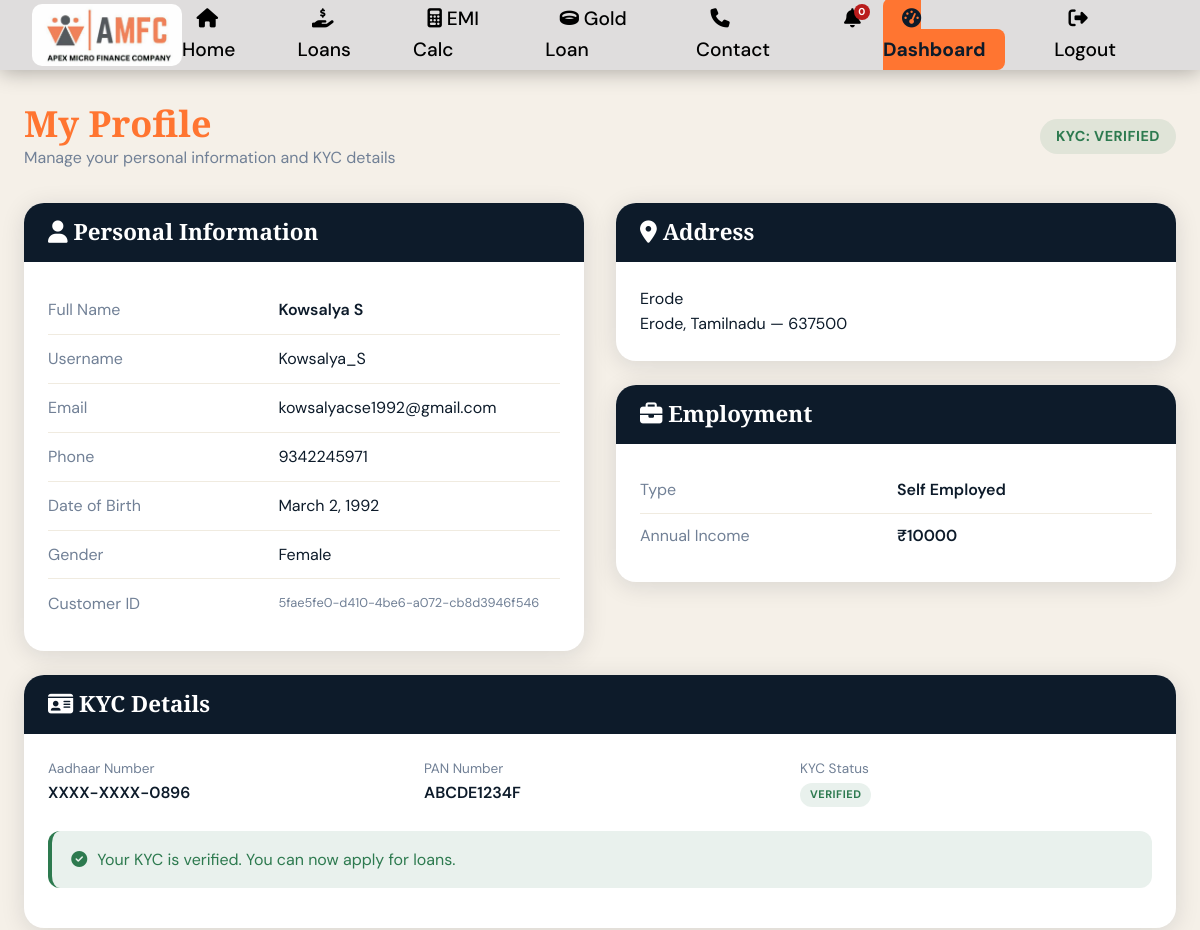
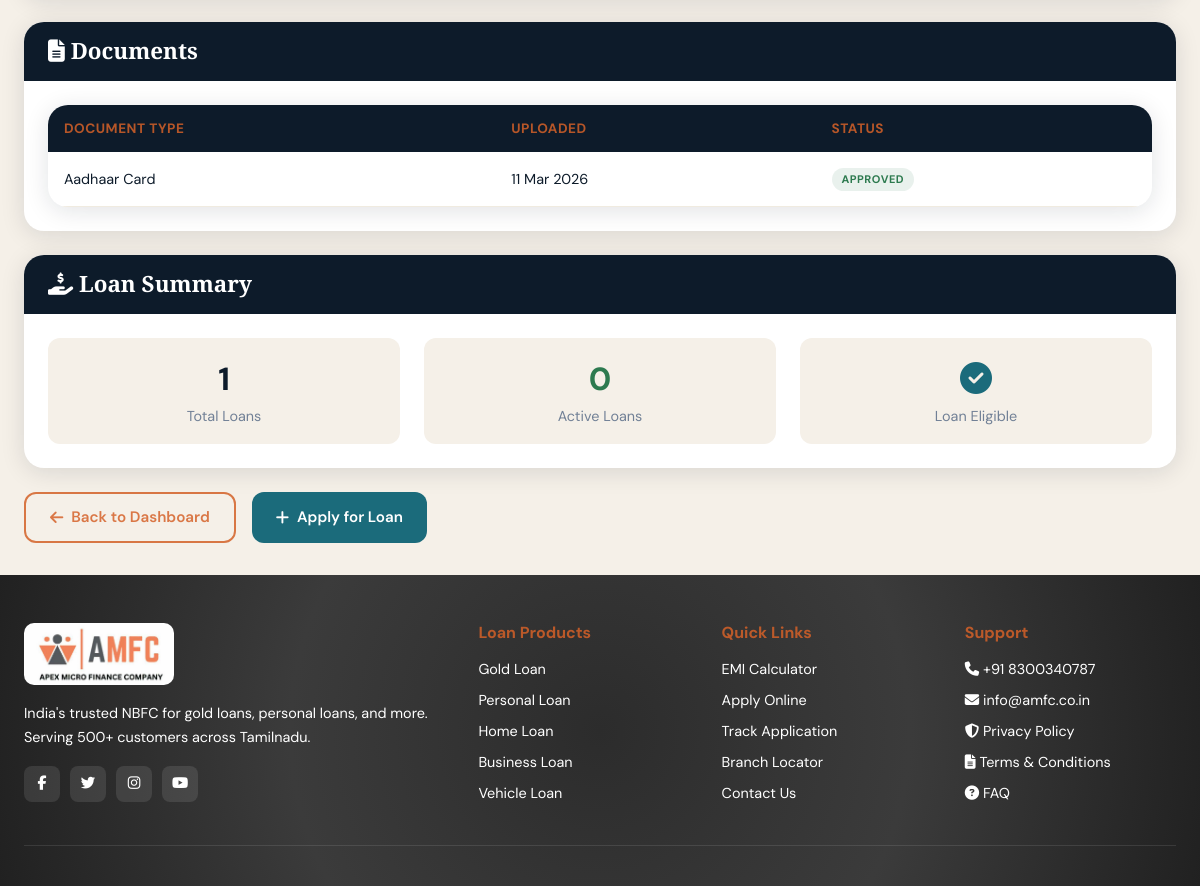
/profile/ (signed in), run on the app's committed database (2 pictures, top to bottom).
### finance_app/models.py (models this page shows, shortened)
class CustomerProfile(models.Model):
    user             = models.OneToOneField(User, on_delete=models.CASCADE, related_name='profile')
    customer_id      = models.UUIDField(default=uuid.uuid4, unique=True, editable=False)
    phone            = models.CharField(max_length=15, unique=True)
    alternate_phone  = models.CharField(max_length=15, blank=True)
    date_of_birth    = models.DateField()
    gender           = models.CharField(max_length=1, choices=Gender.choices)
    photo            = models.ImageField(upload_to='customers/photos/', blank=True)
    address_line1    = models.CharField(max_length=255)
    address_line2    = models.CharField(max_length=255, blank=True)
    city             = models.CharField(max_length=100)
    state            = models.CharField(max_length=100)
    pincode          = models.CharField(max_length=6)
    aadhaar_number   = models.CharField(max_length=12, unique=True)
    pan_number       = models.CharField(max_length=10, unique=True)
    kyc_status       = models.CharField(max_length=20, choices=KYCStatus.choices, default=KYCStatus.PENDING)
    kyc_verified_at  = models.DateTimeField(null=True, blank=True)
    annual_income    = models.DecimalField(max_digits=12, decimal_places=2, default=0)
    employment_type  = models.CharField(max_length=50, choices=[
        ('SALARIED', 'Salaried'), ('SELF_EMPLOYED', 'Self Employed'),
        ('BUSINESS', 'Business Owner'), ('RETIRED', 'Retired'), ('OTHER', 'Other')
    ])
    employer_name    = models.CharField(max_length=200, blank=True)
    branch           = models.ForeignKey(Branch, on_delete=models.SET_NULL, null=True)
    created_at       = models.DateTimeField(auto_now_add=True)
    updated_at       = models.DateTimeField(auto_now=True)
    class Meta:
        ordering = ['-created_at']
    @property
    def total_loans(self):
        return self.loan_applications.count()
    @property
    def active_loans(self):
        return self.loan_applications.filter(status=LoanStatus.ACTIVE).count()

class Document(models.Model):
    DOC_TYPES = [
        ('AADHAAR',        'Aadhaar Card'),
        ('PAN',            'PAN Card'),
        ('PHOTO',          'Photograph'),
        ('INCOME_PROOF',   'Income Proof'),
        ('BANK_STATEMENT', 'Bank Statement'),
        ('PROPERTY_DOC',   'Property Document'),
        ('VEHICLE_RC',     'Vehicle RC'),
        ('OTHER',          'Other'),
    ]
    DOC_STATUS = [
        ('PENDING',  'Pending Verification'),
        ('APPROVED', 'Approved'),
        ('REJECTED', 'Rejected'),
    ]
    customer        = models.ForeignKey(CustomerProfile, on_delete=models.CASCADE,
                        related_name='documents')
    loan            = models.ForeignKey(LoanApplication, on_delete=models.SET_NULL,
                        null=True, blank=True, related_name='documents')
    document_type   = models.CharField(max_length=30, choices=DOC_TYPES)
    file            = models.FileField(upload_to='documents/%Y/%m/')
    status          = models.CharField(max_length=20, choices=DOC_STATUS, default='PENDING')
    uploaded_at     = models.DateTimeField(auto_now_add=True)
    verified_at     = models.DateTimeField(null=True, blank=True)
    verified_by     = models.ForeignKey(User, on_delete=models.SET_NULL, null=True, blank=True)
    remarks         = models.TextField(blank=True)

### finance_app/views.py (the view)
# urls.py: path('profile/',            views.profile_view,     name='profile'),
@login_required
def profile_view(request):
    try:
        profile = request.user.profile
    except CustomerProfile.DoesNotExist:
         return redirect('complete_profile')
    credit_scores = CreditScore.objects.filter(customer=profile)
    documents     = profile.documents.all()
    return render(request, 'finance_app/profile.html', {
        'profile': profile,
        'credit_scores': credit_scores,
        'documents': documents,
    })

### finance_app/templates/finance_app/profile.html (shortened to what this page needs)
{% extends 'finance_app/base.html' %}
{% block content %}
<div class="container" style="padding: 2rem 1.5rem;">
  <div style="display:flex; align-items:center; justify-content:space-between; margin-bottom:2rem;">
    <div>
      <h2 class="text-navy" style="color: #FF7531;">My Profile</h2>
      <p style="color:var(--text-light);">Manage your personal information and KYC details</p>
    </div>
    <span class="badge {% if profile.kyc_status == 'VERIFIED' %}badge-active{% elif profile.kyc_status == 'REJECTED' %}badge-rejected{% else %}badge-pending{% endif %}" style="font-size:0.9rem; padding:6px 16px;">
      KYC: {{ profile.kyc_status }}
    </span>
  </div>
  <div class="grid grid-2" style="gap:2rem;">
    <div class="card">
      <div class="card-header">
        <h3><i class="fas fa-user"></i> Personal Information</h3>
      </div>
      <div class="card-body">
        <table style="width:100%; border-collapse:collapse;">
          <tr style="border-bottom:1px solid #f0ebe0;">
            <td style="padding:0.7rem 0; color:var(--text-light); width:45%;">Full Name</td>
            <td style="padding:0.7rem 0; font-weight:600;">{{ profile.user.get_full_name }}</td>
          </tr>
          <tr style="border-bottom:1px solid #f0ebe0;">
            <td style="padding:0.7rem 0; color:var(--text-light);">Username</td>
            <td style="padding:0.7rem 0;">{{ profile.user.username }}</td>
          </tr>
          <tr style="border-bottom:1px solid #f0ebe0;">
            <td style="padding:0.7rem 0; color:var(--text-light);">Email</td>
            <td style="padding:0.7rem 0;">{{ profile.user.email }}</td>
          </tr>
          <tr style="border-bottom:1px solid #f0ebe0;">
            <td style="padding:0.7rem 0; color:var(--text-light);">Phone</td>
            <td style="padding:0.7rem 0;">{{ profile.phone }}</td>
          </tr>
          <tr style="border-bottom:1px solid #f0ebe0;">
            <td style="padding:0.7rem 0; color:var(--text-light);">Date of Birth</td>
            <td style="padding:0.7rem 0;">{{ profile.date_of_birth }}</td>
          </tr>
          <tr style="border-bottom:1px solid #f0ebe0;">
            <td style="padding:0.7rem 0; color:var(--text-light);">Gender</td>
            <td style="padding:0.7rem 0;">{{ profile.get_gender_display }}</td>
          </tr>
          <tr>
            <td style="padding:0.7rem 0; color:var(--text-light);">Customer ID</td>
            <td style="padding:0.7rem 0; font-size:0.8rem; color:var(--text-light);">{{ profile.customer_id }}</td>
          </tr>
        </table>
      </div>
    </div>
    <div style="display:flex; flex-direction:column; gap:1.5rem;">
      <div class="card">
        <div class="card-header">
          <h3><i class="fas fa-map-marker-alt"></i> Address</h3>
        </div>
        <div class="card-body">
          <p>{{ profile.address_line1 }}</p>
          <p>{{ profile.city }}, {{ profile.state }} — {{ profile.pincode }}</p>
        </div>
      </div>
      <div class="card">
        <div class="card-header">
          <h3><i class="fas fa-briefcase"></i> Employment</h3>
        </div>
        <div class="card-body">
          <table style="width:100%; border-collapse:collapse;">
            <tr style="border-bottom:1px solid #f0ebe0;">
              <td style="padding:0.6rem 0; color:var(--text-light);">Type</td>
              <td style="padding:0.6rem 0; font-weight:600;">{{ profile.get_employment_type_display }}</td>
            </tr>
            <tr>
              <td style="padding:0.6rem 0; color:var(--text-light);">Annual Income</td>
              <td style="padding:0.6rem 0; font-weight:600;">₹{{ profile.annual_income|floatformat:0 }}</td>
            </tr>
          </table>
        </div>
      </div>
    </div>
  </div>
  <div class="card mt-3">
    <div class="card-header">
      <h3><i class="fas fa-id-card"></i> KYC Details</h3>
    </div>
    <div class="card-body">
      <div class="grid grid-3">
        <div>
          <p style="color:var(--text-light); font-size:0.85rem;">Aadhaar Number</p>
          <p style="font-weight:600;">XXXX-XXXX-{{ profile.aadhaar_number|slice:"-4:" }}</p>
        </div>
        <div>
          <p style="color:var(--text-light); font-size:0.85rem;">PAN Number</p>
          <p style="font-weight:600;">{{ profile.pan_number }}</p>
        </div>
        <div>
          <p style="color:var(--text-light); font-size:0.85rem;">KYC Status</p>
          <span class="badge {% if profile.kyc_status == 'VERIFIED' %}badge-active{% elif profile.kyc_status == 'REJECTED' %}badge-rejected{% else %}badge-pending{% endif %}">
            {{ profile.kyc_status }}
          </span>
        </div>
      </div>
      {% if profile.kyc_status == 'VERIFIED' %}
        <div class="alert alert-success mt-3">
          <i class="fas fa-check-circle"></i> Your KYC is verified. You can now apply for loans.
        </div>
      {% elif profile.kyc_status == 'PENDING' %}
        <div class="alert alert-warning mt-3">
          <i class="fas fa-clock"></i> KYC documents are under review. Verification takes 24–48 hours.
        </div>
      {% endif %}
    </div>
  </div>
  {% if documents %}
  <div class="card mt-3">
    <div class="card-header">
      <h3><i class="fas fa-file-alt"></i> Documents</h3>
    </div>
    <div class="card-body">
      <div class="table-wrapper">
        <table class="table">
          <thead>
            <tr>
              <th>Document Type</th>
              <th>Uploaded</th>
              <th>Status</th>
            </tr>
          </thead>
          <tbody>
            {% for doc in documents %}
            <tr>
              <td>{{ doc.get_document_type_display }}</td>
              <td>{{ doc.uploaded_at|date:"d M Y" }}</td>
              <td>
                <span class="badge {% if doc.status == 'APPROVED' %}badge-active{% elif doc.status == 'REJECTED' %}badge-rejected{% else %}badge-pending{% endif %}">
                  {{ doc.status }}
                </span>
              </td>
            </tr>
            {% endfor %}
          </tbody>
        </table>
      </div>
    </div>
  </div>
  {% endif %}
  <div class="card mt-3">
    <div class="card-header">
      <h3><i class="fas fa-hand-holding-usd"></i> Loan Summary</h3>
    </div>
    <div class="card-body">
      <div class="grid grid-3">
        <div style="text-align:center; padding:1rem; background:var(--cream); border-radius:var(--radius);">
          <div style="font-size:2rem; font-weight:700; color:var(--navy);">{{ profile.total_loans }}</div>
          <div style="color:var(--text-light); font-size:0.9rem;">Total Loans</div>
        </div>
        <div style="text-align:center; padding:1rem; background:var(--cream); border-radius:var(--radius);">
          <div style="font-size:2rem; font-weight:700; color:var(--success);">{{ profile.active_loans }}</div>
          <div style="color:var(--text-light); font-size:0.9rem;">Active Loans</div>
        </div>
        <div style="text-align:center; padding:1rem; background:var(--cream); border-radius:var(--radius);">
          <div style="font-size:2rem; font-weight:700; color:var(--teal);">
            {% if profile.kyc_status == 'VERIFIED' %}
              <i class="fas fa-check-circle"></i>
            {% else %}
              <i class="fas fa-times-circle" style="color:var(--danger);"></i>
            {% endif %}
          </div>
          <div style="color:var(--text-light); font-size:0.9rem;">Loan Eligible</div>
        </div>
      </div>
    </div>
  </div>
  <div class="mt-3" style="display:flex; gap:1rem; flex-wrap:wrap;">
    <a href="{% url 'dashboard' %}" class="btn btn-outline">
      <i class="fas fa-arrow-left"></i> Back to Dashboard
    </a>
    {% if profile.kyc_status == 'VERIFIED' %}
    <a href="{% url 'apply_loan' %}" class="btn btn-teal">
      <i class="fas fa-plus"></i> Apply for Loan
    </a>
    {% endif %}
  </div>
</div>
{% endblock %}

### finance_app/templates/finance_app/base.html (style rules this page uses)
:root { --navy: #0D1B2A; --navy-light: #393939; --gold: #d46128d8; --gold-light: #e8c86a; --teal: #1B6B7B; --teal-light: #2a8fa5; --cream: #F5F0E8; --cream-dark: #ece4d4; --white: #ffffff; --success: #2d7a4f; --danger: #b91c1c; --text-dark: #0D1B2A; --text-mid: #4a5568; --text-light: #718096; --shadow: 0 4px 24px rgba(13,27,42,0.12); --shadow-lg: 0 12px 48px rgba(13,27,42,0.2); --radius: 12px; --radius-lg: 20px; --transition: 0.3s cubic-bezier(0.4, 0, 0.2, 1); }
*, *::before, *::after { box-sizing: border-box; margin: 0; padding: 0; }
html { scroll-behavior: smooth; }
body { font-family: 'DM Sans', sans-serif; background: var(--cream); color: var(--text-dark); line-height: 1.6; overflow-x: hidden; }
h1,h2,h3,h4 { font-family: 'Playfair Display', serif; line-height: 1.2; }
h2 { font-size: clamp(1.8rem, 3vw, 2.5rem); font-weight: 700; }
h3 { font-size: 1.4rem; font-weight: 700; }
.btn { display: inline-flex; align-items: center; gap: 8px; padding: 0.7rem 1.5rem; border: none; border-radius: var(--radius); font-family: 'DM Sans', sans-serif; font-weight: 600; font-size: 0.95rem; cursor: pointer; text-decoration: none; transition: var(--transition); }
.btn-teal { background: var(--teal); color: var(--white); }
.btn-outline { background: transparent; border: 2px solid var(--gold); color: var(--gold); }
.card { background: var(--white); border-radius: var(--radius-lg); box-shadow: var(--shadow); overflow: hidden; transition: var(--transition); }
.card-body { padding: 1.5rem; }
.card-header { background: var(--navy); color: var(--white); padding: 1rem 1.5rem; }
.badge { display: inline-block; padding: 3px 10px; border-radius: 20px; font-size: 11px; font-weight: 700; letter-spacing: 0.5px; text-transform: uppercase; }
.badge-active { background: rgba(45,122,79,0.1); color: var(--success); }
.container { max-width: 1200px; margin: 0 auto; padding: 0 1.5rem; }
.table { width: 100%; border-collapse: collapse; }
.table th { background: var(--navy); color: var(--gold); padding: 0.8rem 1rem; text-align: left; font-size: 0.85rem; text-transform: uppercase; letter-spacing: 0.5px; }
.table td { padding: 0.9rem 1rem; border-bottom: 1px solid #f0ebe0; font-size: 0.9rem; }
.table-wrapper { border-radius: var(--radius-lg); overflow: hidden; box-shadow: var(--shadow); }
.alert { padding: 1rem 1.2rem; border-radius: var(--radius); margin-bottom: 1rem; display: flex; align-items: center; gap: 10px; }
.alert-success { background: rgba(45,122,79,0.1); color: var(--success); border-left: 4px solid var(--success); }
.text-navy { color: var(--navy); }
.mt-3 { margin-top: 1.5rem; }
.grid { display: grid; }
.grid-2 { grid-template-columns: repeat(2, 1fr); gap: 1.5rem; }
.grid-3 { grid-template-columns: repeat(3, 1fr); gap: 1.5rem; }

### data on the page
CustomerProfile: kyc_status "VERIFIED", user.get_full_name "Kowsalya S", user.username "Kowsalya_S", user.email "kowsalyacse1992@gmail.com", phone "9342245971", date_of_birth "March 2, 1992", gender "Female", customer_id "5fae5fe0-d410-4be6-a072-cb8d3946f546", address_line1 "Erode", city "Erode", state "Tamilnadu", pincode "637500", employment_type "Self Employed", annual_income "10000", aadhaar_number "0896", pan_number "ABCDE1234F", total_loans "1", active_loans "0"
Document: document_type "Aadhaar Card", uploaded_at "11 Mar 2026", status "APPROVED"
